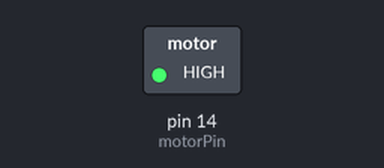
The sketch below on a simulated Arduino Uno, built with avr-gcc and run on an emulated ATmega328P. Shown: switched loads named in the sketch (green lamp = pin HIGH). What the sketch prints to the serial monitor is not drawn.

Above: at 0.1 s.
Timing chart, 0 to 1.6 s (numbered marks = the images above):
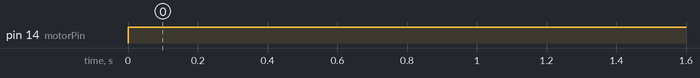

The sketch:

waterpump.ino
```cpp
// (licence header left out)
int motorPin =14;// pin to connect to motor module
int mSpeed = 210;// variable to hold speed value 0 - 255
int mStep = 15;// increment/decrement step for PWM motor speed

void setup() {
  // Robojax.com demo
  pinMode(motorPin,OUTPUT);// set mtorPin as output
  Serial.begin(9600);// initialize serial motor
  Serial.println("Robojax Demo");


}

void loop() {
  // Robojax.com  tutorial

analogWrite(motorPin, mSpeed);// send mSpeed value to motor
    Serial.print("Speed: ");
    Serial.println(mSpeed);// print mSpeed value on Serial monitor (click on Tools->Serial Monitor)


delay(20);
}
```

Measured:
- by itself, pin 14 (motorPin): LOW → HIGH at 0.00 s
